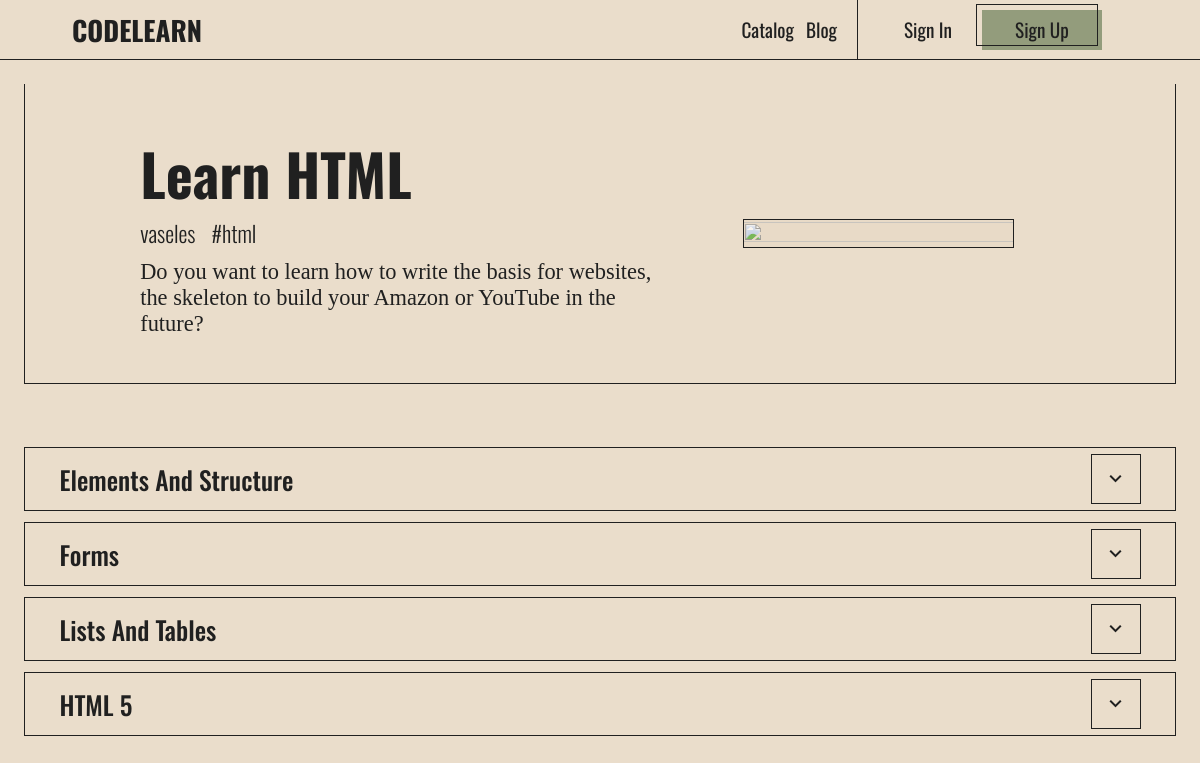
The page /cources/learn-html on the database its author committed.
### course/models.py (models this page shows, shortened)
class Course(models.Model):
    title = models.CharField(max_length=100)
    slug = models.CharField(max_length=100, unique=True, default='')
    user = models.ForeignKey(User, on_delete=models.CASCADE)
    image = models.ImageField(upload_to='', blank=True, null=True)
    tags = models.ForeignKey(Tag, on_delete=models.SET_NULL, null=True)
    description = models.TextField(max_length=1000, blank=True)
    created = models.DateTimeField(auto_now_add=True)
    updated = models.DateTimeField(auto_now=True)
    class Meta:
        ordering = ['-updated', '-created']

class CourseTitle(models.Model):
    course = models.ForeignKey(Course, on_delete=models.CASCADE)
    title = models.CharField(max_length=255)

### base/models.py (models this page shows)
class Tag(models.Model):
    name = models.CharField(max_length=100)
    def __str__(self):
        return self.name

### course/views.py (the view)
# urls.py: path('cources/<str:slug>', views.course, name='course'),
def course(request, slug):
    cource = Course.objects.get(slug=slug)
    titles = CourseTitle.objects.filter(course=cource.id)
    context = {'course': cource, 'titles': titles}
    return render(request, 'course/CourseInfo.html', context)

### course/templates/course/CourseInfo.html (shortened to what this page needs)
{% include 'index.html' %}
{% block content %}
<div class='page'>
    <div class="page__intro">
        <div class="page__intro__left">
            <h1 class="page__intro__title">{{course.title}}</h1>
            <div class="page__intro__tags">
                <a href="">{{course.user}}</a>
                <a href="">#{{course.tags}}</a>
            </div>
            <p>{{course.description}}</p>
        </div>
        <div class="page__intro__right">
            <img src="https://images.pexels.com/photos/532173/pexels-photo-532173.jpeg?auto=compress&cs=tinysrgb&w=1260&h=750&dpr=2" alt="" class="page__right">
            <div class="page__intro__mask"></div>
        </div>
    </div>
    <div class="page__titles">
        {% for title in titles %}
            <div class="title">
                <div class="title__desc">
                    <h2 class="title__name">{{title.title}}</h2>
                    <button class="title__open">
                        <span class="material-symbols-outlined">expand_more</span>
                    </button>
                </div>
            </div>
        {% endfor %}
    </div>
</div>
{% endblock content %}

### templates/index.html (style rules this page uses)
:root { --white: #fff; --lightGray: #eaddcb; --black: #000; --primary: #202020; --pink: #B19783; --yellow: #7C725A; --darkGreen: #333423; --lightGreen: #939C7C; }
* { box-sizing: border-box; padding: 0; margin: 0; text-decoration: none; outline: none; border: none; transition: all .3s linear; font-family: 'Oswald', sans-serif; }
body { background-color: var(--lightGray); color: var(--primary); font-size: 1.2rem; font-family: 'Oswald', sans-serif; overflow-x: hidden; }
.page { display: flex; justify-content: center; align-items: center; flex-direction: column; width: 100%; height: 100%; padding: 2%; }
.page__intro { display: flex; justify-content: space-between; align-items: center; width: 100%; gap: 1rem; padding: 4% 10%; border-bottom: 1px solid var(--primary); border-right: 1px solid var(--primary); border-left: 1px solid var(--primary); }
.page__intro__left, .page__intro__right { display: flex; justify-content: center; align-items: center; flex-direction: column; }
.page__intro__left { align-items: flex-start; width: 60%; }
.page__intro__left p { font-size: 1.4rem; font-family: serif; margin-top: .6rem; }
.page__intro__title { font-size: 3.6rem; }
.page__intro__right { width: 30%; margin: 0 5%; position: relative; }
.page__intro__right img { width: 100%; height: 100%; object-fit: cover; position: relative; }
.page__intro__mask { max-width: 100%; border: 1px solid var(--primary); width: 100%; height: 100%; display: block; content: ''; position: absolute; background-color: #e2d1b93d; }
.page__intro__tags { display: flex; justify-content: flex-start; align-items: center; width: 100%; gap: 1rem }
.page__intro__tags a { color: var(--primary); font-size: 1.4rem; font-weight: 300; }
.page__titles { display: flex; justify-content: center; align-items: center; flex-direction: column; width: 100%; margin: 5% 0 ; }
.title { display: flex; justify-content: start; align-items: center; width: 100%; border: 1px solid var(--primary); padding: 0%, 2%; margin: .5%; }
.title__desc { padding: .5% 3%; width: 100%; display: flex; justify-content: space-between; align-items: center; }
.title__open { font-size: 3rem; font-weight: 100; background-color: transparent; color: var(--primary); cursor: pointer; width: 50px; height: 50px; display: flex; justify-content: center; align-items: center; flex-direction: column; border: 1px solid var(--primary) }
.title__name { font-size: 1.6rem; font-weight: 500; }

### rows shown on the page
Course: title "Learn HTML", user "vaseles", tags "html", description "Do you want to learn how to write the basis for websites, the skeleton to build your Amazon or YouTube in the future?"
CourseTitle: title "Elements And Structure"
CourseTitle: title "Forms"
CourseTitle: title "Lists And Tables"
CourseTitle: title "HTML 5"
